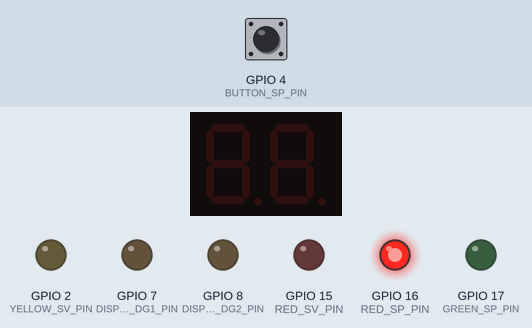
Recording of a program running on a simulated ESP32. Parts: 2-digit seven-segment display, output pins drawn as LEDs (lit = HIGH). Wiring (from diagram.json): 2-digit 7-segment display, segments lit when HIGH: segments GPIO 5, GPIO 18, GPIO 19, GPIO 21, GPIO 22, GPIO 23, GPIO 13, GPIO 12; digit selects GPIO 0, GPIO 1. Inputs (shaded band) come from the test bench; at power-on: GPIO 4 (BUTTON_SP_PIN) LOW. The segment pins are drawn as the display they are named for; pins used as bus, display or sensor lines are not drawn.

Above: at 1.2 s.
1.3 s: GPIO 4 (BUTTON_SP_PIN) pulled HIGH for 0.15 s
At 2.1 s:
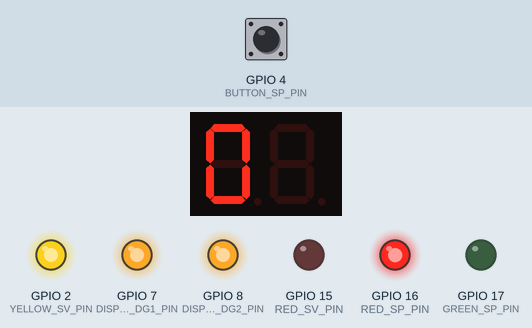
At 4.6 s:
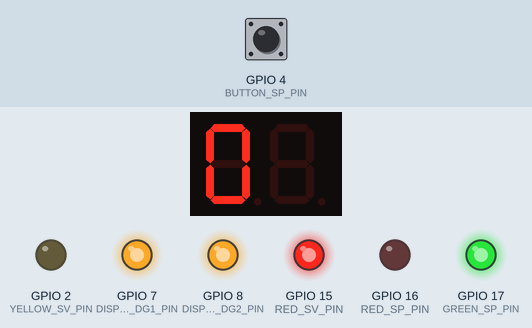
Timing chart, 0 to 25.5 s (numbered marks = the images above; inputs shaded):
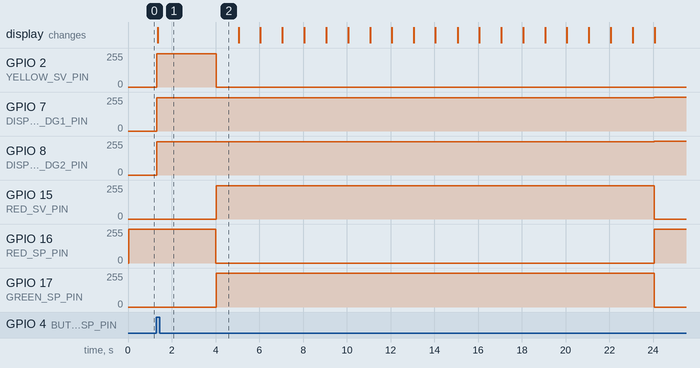

The program:

main.cpp
```cpp
#include <Arduino.h>

// DEFINIÇÃO DOS PINOS DO SINAL DE VEÍCULOS (SV)
#define RED_SV_PIN 15
#define YELLOW_SV_PIN 2
#define GREEN_SV_PIN 0

// DEFINIÇÃO DE PINOS DO SINAL DE PEDESTRES (SP)
#define RED_SP_PIN 16
#define GREEN_SP_PIN 17

// DEFINIÇÃO DO PINO DO BOTÃO
#define BUTTON_SP_PIN 4

// DEFINIÇÃO DE PINOS DO DISPLAY DE 7 SEGMENTOS 2 DIGITOS
#define DISPLAY_A_PIN 5
#define DISPLAY_B_PIN 18
#define DISPLAY_C_PIN 19
#define DISPLAY_D_PIN 21
#define DISPLAY_E_PIN 22
#define DISPLAY_F_PIN 23
#define DISPLAY_G_PIN 13
#define DISPLAY_DP_PIN 12
#define DISPLAY_DG1_PIN 7
#define DISPLAY_DG2_PIN 8

// DEFINIÇÃO DE VARIÁVEIS CONSTANTES
#define TARGET 1000000     // tempo de execução 100000us (1 segundo)
#define RED_SV_TARGET 20   // segundos
#define YELLOW_SV_TARGET 3 // segundos
#define GREEN_SV_TARGET 30 // segundos
#define BUTTON_TARGET 300

u_int8_t displayNumbers[10] = {
    0xFC, // 0
    0x60, // 1
    0xDA, // 2
    0xF2, // 3
    0x66, // 4
    0xB6, // 5
    0xBE, // 6
    0xE0, // 7
    0xFE, // 8
    0xF6  // 9
};
enum
{
  DIGIT_POS_0,
  DIGIT_POS_1,
  DIGIT_POS_ALL,
  DIGIT_ALL_OFF,
};

enum
{
  GREEN_MODE = 1,
  YELLOW_MODE,
  RED_MODE,
};

uint8_t cicly_counter = 0;
uint8_t flag_traffic_light = GREEN_MODE;
uint8_t display_counter = RED_SV_TARGET;
bool flag_button_press = false;
// unsigned long run_timer = millis();
unsigned long button_timer = millis();

hw_timer_t *run_timer = NULL;

void traffic_light(int status);
void erase_SV_LEDs();
void erase_SP_LEDs();
void displayShow(int num = 8, int pos = DIGIT_POS_ALL);
void IRAM_ATTR onTimer();

void setup()
{
  // DECLARAÇÃO DE PINOS DOS LEDs DO SINAL DE VEÍCULOS COMO SAÍDA
  pinMode(RED_SV_PIN, OUTPUT);
  pinMode(YELLOW_SV_PIN, OUTPUT);
  pinMode(GREEN_SV_PIN, OUTPUT);

  // DECLARAÇÃO DE PINOS DOS LEDs DO SINAL DE PEDESTRES COMO SAÍDA
  pinMode(RED_SP_PIN, OUTPUT);
  pinMode(GREEN_SP_PIN, OUTPUT);

  // DECLARAÇÃO DE PINOS DO BOTÃO DO SINAL DE PEDESTRES COMO ENTRADA
  pinMode(BUTTON_SP_PIN, INPUT);

  // DECLARAÇÃO DE PINOS DO DISPLAY COMO SAÍDA
  pinMode(DISPLAY_DG1_PIN, OUTPUT);
  pinMode(DISPLAY_DG2_PIN, OUTPUT);
  pinMode(DISPLAY_A_PIN, OUTPUT);
  pinMode(DISPLAY_B_PIN, OUTPUT);
  pinMode(DISPLAY_C_PIN, OUTPUT);
  pinMode(DISPLAY_D_PIN, OUTPUT);
  pinMode(DISPLAY_E_PIN, OUTPUT);
  pinMode(DISPLAY_F_PIN, OUTPUT);
  pinMode(DISPLAY_G_PIN, OUTPUT);
  pinMode(DISPLAY_DP_PIN, OUTPUT);

  // pinMode(LED, OUTPUT);
  run_timer = timerBegin(0, 80, true);
  timerAttachInterrupt(run_timer, &onTimer, true);
  timerAlarmWrite(run_timer, TARGET, true);
  timerAlarmEnable(run_timer);
}

void loop()
{

  traffic_light(flag_traffic_light);

  if (digitalRead(BUTTON_SP_PIN) &&
      flag_button_press == false &&
      millis() - button_timer >= BUTTON_TARGET)
  {
    flag_traffic_light = YELLOW_MODE;
    flag_button_press = true;
    cicly_counter = 0;
  }
  if (flag_traffic_light != GREEN_MODE)
  {
    displayShow(display_counter / 10, DIGIT_POS_0);
    displayShow(display_counter % 10, DIGIT_POS_1);
  }
}

void IRAM_ATTR onTimer()
{
  cicly_counter++;

  if (flag_traffic_light == RED_MODE)
  {
    display_counter--;
  }

  if (flag_traffic_light == GREEN_MODE && cicly_counter >= GREEN_SV_TARGET)
  {
    flag_traffic_light = YELLOW_MODE;
    cicly_counter = 0;
  }
  if (flag_traffic_light == YELLOW_MODE && cicly_counter >= YELLOW_SV_TARGET)
  {
    flag_traffic_light = RED_MODE;
    cicly_counter = 0;
  }
  if (flag_traffic_light == RED_MODE && cicly_counter >= RED_SV_TARGET)
  {
    flag_traffic_light = GREEN_MODE;
    display_counter = RED_SV_TARGET;
    flag_button_press = false;
    cicly_counter = 0;
  }
}

void displayShow(int num, int pos)
{
  digitalWrite(DISPLAY_DG1_PIN, HIGH); // apaga o digito 1 do display
  digitalWrite(DISPLAY_DG2_PIN, HIGH); // apaga o digito 2 do display

  digitalWrite(DISPLAY_A_PIN, (displayNumbers[num] >> 7) & 0x1);
  digitalWrite(DISPLAY_B_PIN, (displayNumbers[num] >> 6) & 0x1);
  digitalWrite(DISPLAY_C_PIN, (displayNumbers[num] >> 5) & 0x1);
  digitalWrite(DISPLAY_D_PIN, (displayNumbers[num] >> 4) & 0x1);
  digitalWrite(DISPLAY_E_PIN, (displayNumbers[num] >> 3) & 0x1);
  digitalWrite(DISPLAY_F_PIN, (displayNumbers[num] >> 2) & 0x1);
  digitalWrite(DISPLAY_G_PIN, (displayNumbers[num] >> 1) & 0x1);
  digitalWrite(DISPLAY_DP_PIN, (displayNumbers[num] >> 0) & 0x1);

  switch (pos)
  {
  case DIGIT_POS_0:
    digitalWrite(DISPLAY_DG1_PIN, LOW);
    digitalWrite(DISPLAY_DG2_PIN, HIGH);
    break;
  case DIGIT_POS_1:
    digitalWrite(DISPLAY_DG2_PIN, LOW);
    digitalWrite(DISPLAY_DG1_PIN, HIGH);
    break;
  case DIGIT_POS_ALL:

    digitalWrite(DISPLAY_DG1_PIN, LOW);
    digitalWrite(DISPLAY_DG2_PIN, LOW);
    break;
  case DIGIT_ALL_OFF:
    digitalWrite(DISPLAY_DG1_PIN, HIGH);
    digitalWrite(DISPLAY_DG2_PIN, HIGH);
    break;

  default:

    break;
  }

  digitalWrite(DISPLAY_DG2_PIN, HIGH);
}

void traffic_light(int status)
{

  switch (status)
  {
  case GREEN_MODE:
    erase_SV_LEDs();
    digitalWrite(GREEN_SV_PIN, HIGH);
    erase_SP_LEDs();
    digitalWrite(RED_SP_PIN, HIGH);
    break;
  case YELLOW_MODE:
    erase_SV_LEDs();
    digitalWrite(YELLOW_SV_PIN, HIGH);
    break;
  case RED_MODE:
    erase_SV_LEDs();
    digitalWrite(RED_SV_PIN, HIGH);
    erase_SP_LEDs();
    digitalWrite(GREEN_SP_PIN, HIGH);

    break;

  default:
    break;
  }
}

void erase_SV_LEDs()
{
  digitalWrite(RED_SV_PIN, LOW);
  digitalWrite(YELLOW_SV_PIN, LOW);
  digitalWrite(GREEN_SV_PIN, LOW);
}

void erase_SP_LEDs()
{
  digitalWrite(RED_SP_PIN, LOW);
  digitalWrite(GREEN_SP_PIN, LOW);
}
```

Measured:
- after the input at 1.3 s, GPIO 2 (YELLOW_SV_PIN): 0/255 → 250/255 at once, → 0/255 2.7 s later; GPIO 7 (DISPLAY_DG1_PIN): 0/255 → 248/255 at once, → 255/255 22.7 s later
